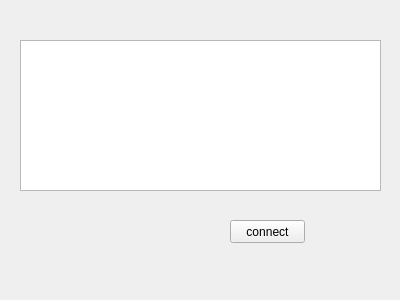
<?xml version="1.0" encoding="UTF-8"?>
<ui version="4.0">
 <class>Client</class>
 <widget class="QWidget" name="Client">
  <property name="geometry">
   <rect>
    <x>0</x>
    <y>0</y>
    <width>400</width>
    <height>300</height>
   </rect>
  </property>
  <property name="windowTitle">
   <string>Form</string>
  </property>
  <widget class="QTextEdit" name="textEdit">
   <property name="geometry">
    <rect>
     <x>20</x>
     <y>40</y>
     <width>361</width>
     <height>151</height>
    </rect>
   </property>
  </widget>
  <widget class="QPushButton" name="pushButton_connect">
   <property name="geometry">
    <rect>
     <x>230</x>
     <y>220</y>
     <width>75</width>
     <height>23</height>
    </rect>
   </property>
   <property name="text">
    <string>connect</string>
   </property>
  </widget>
 </widget>
 <resources/>
 <connections/>
</ui>
